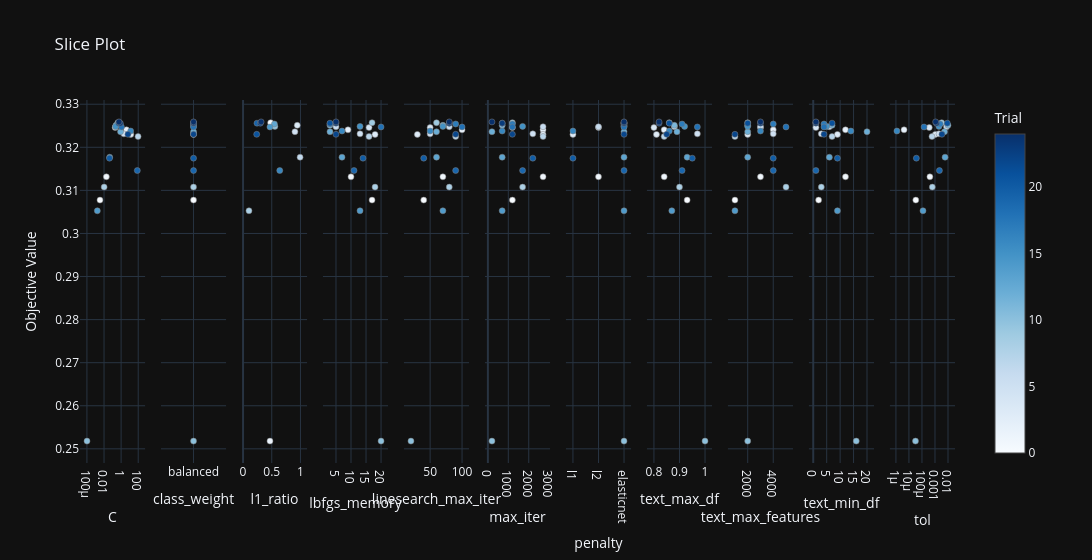

Notebook code for this chart:
### Code cell
fig = vis.plot_slice(text_study)

fig.show()

### Figure 1 — Plotly figure (JSON) as saved in the notebook; plotly's stock layout.template omitted (floating-point values rounded to 4 significant figures)
{"data": [{"marker": {"color": [0, 1, 2, 3, 4, 5, 6, 7, 8, 9, 10, 11, 12, 13, 14, 15, 16, 17, 18, 19, 20, 21, 22, 23, 24], "colorbar": {"title": {"text": "Trial"}, "x": 1.0, "xpad": 40}, "colorscale": [[0.0, "rgb(247,251,255)"], [0.125, "rgb(222,235,247)"], [0.25, "rgb(198,219,239)"], [0.375, "rgb(158,202,225)"], [0.5, "rgb(107,174,214)"], [0.625, "rgb(66,146,198)"], [0.75, "rgb(33,113,181)"], [0.875, "rgb(8,81,156)"], [1.0, "rgb(8,48,107)"]], "line": {"color": "Grey", "width": 0.5}, "showscale": true}, "mode": "markers", "name": "Feasible Trial", "showlegend": false, "x": [0.003357, 0.01871, 4.232, 13.54, 0.2007, 2.102, 0.2175, 96.39, 0.01031, 0.417, 0.0001021, 0.253, 0.8524, 0.04616, 0.001646, 0.2348, 13.09, 0.763, 1.085, 78.66, 0.04364, 0.5303, 6.282, 0.7975, 0.5608], "y": [0.3077, 0.3132, 0.3241, 0.323, 0.3246, 0.3231, 0.3248, 0.3225, 0.3108, 0.3257, 0.2518, 0.3251, 0.3236, 0.3177, 0.3053, 0.3249, 0.3238, 0.3254, 0.3247, 0.3146, 0.3175, 0.3256, 0.323, 0.3256, 0.3259], "type": "scatter", "xaxis": "x", "yaxis": "y"}, {"marker": {"color": [0, 1, 2, 3, 4, 5, 6, 7, 8, 9, 10, 11, 12, 13, 14, 15, 16, 17, 18, 19, 20, 21, 22, 23, 24], "colorbar": {"title": {"text": "Trial"}, "x": 1.0, "xpad": 40}, "colorscale": [[0.0, "rgb(247,251,255)"], [0.125, "rgb(222,235,247)"], [0.25, "rgb(198,219,239)"], [0.375, "rgb(158,202,225)"], [0.5, "rgb(107,174,214)"], [0.625, "rgb(66,146,198)"], [0.75, "rgb(33,113,181)"], [0.875, "rgb(8,81,156)"], [1.0, "rgb(8,48,107)"]], "line": {"color": "Grey", "width": 0.5}, "showscale": false}, "mode": "markers", "name": "Feasible Trial", "showlegend": false, "x": ["balanced", null, null, "balanced", null, "balanced", null, null, "balanced", "balanced", "balanced", null, "balanced", null, null, "balanced", null, "balanced", "balanced", "balanced", "balanced", "balanced", "balanced", "balanced", "balanced"], "y": [0.3077, 0.3132, 0.3241, 0.323, 0.3246, 0.3231, 0.3248, 0.3225, 0.3108, 0.3257, 0.2518, 0.3251, 0.3236, 0.3177, 0.3053, 0.3249, 0.3238, 0.3254, 0.3247, 0.3146, 0.3175, 0.3256, 0.323, 0.3256, 0.3259], "type": "scatter", "xaxis": "x2", "yaxis": "y2"}, {"marker": {"color": [9, 10, 11, 12, 13, 14, 15, 17, 18, 19, 21, 22, 23, 24], "colorbar": {"title": {"text": "Trial"}, "x": 1.0, "xpad": 40}, "colorscale": [[0.0, "rgb(247,251,255)"], [0.125, "rgb(222,235,247)"], [0.25, "rgb(198,219,239)"], [0.375, "rgb(158,202,225)"], [0.5, "rgb(107,174,214)"], [0.625, "rgb(66,146,198)"], [0.75, "rgb(33,113,181)"], [0.875, "rgb(8,81,156)"], [1.0, "rgb(8,48,107)"]], "line": {"color": "Grey", "width": 0.5}, "showscale": false}, "mode": "markers", "name": "Feasible Trial", "showlegend": false, "x": [0.4807, 0.469, 0.944, 0.9035, 0.993, 0.1035, 0.5544, 0.5463, 0.4685, 0.6392, 0.2429, 0.2378, 0.3003, 0.3147], "y": [0.3257, 0.2518, 0.3251, 0.3236, 0.3177, 0.3053, 0.3249, 0.3254, 0.3247, 0.3146, 0.3256, 0.323, 0.3256, 0.3259], "type": "scatter", "xaxis": "x3", "yaxis": "y3"}, {"marker": {"color": [0, 1, 2, 3, 4, 5, 6, 7, 8, 9, 10, 11, 12, 13, 14, 15, 16, 17, 18, 19, 20, 21, 22, 23, 24], "colorbar": {"title": {"text": "Trial"}, "x": 1.0, "xpad": 40}, "colorscale": [[0.0, "rgb(247,251,255)"], [0.125, "rgb(222,235,247)"], [0.25, "rgb(198,219,239)"], [0.375, "rgb(158,202,225)"], [0.5, "rgb(107,174,214)"], [0.625, "rgb(66,146,198)"], [0.75, "rgb(33,113,181)"], [0.875, "rgb(8,81,156)"], [1.0, "rgb(8,48,107)"]], "line": {"color": "Grey", "width": 0.5}, "showscale": false}, "mode": "markers", "name": "Feasible Trial", "showlegend": false, "x": [17, 10, 9, 18, 16, 13, 5, 16, 18, 17, 20, 3, 3, 7, 13, 13, 7, 3, 20, 11, 14, 3, 5, 5, 5], "y": [0.3077, 0.3132, 0.3241, 0.323, 0.3246, 0.3231, 0.3248, 0.3225, 0.3108, 0.3257, 0.2518, 0.3251, 0.3236, 0.3177, 0.3053, 0.3249, 0.3238, 0.3254, 0.3247, 0.3146, 0.3175, 0.3256, 0.323, 0.3256, 0.3259], "type": "scatter", "xaxis": "x4", "yaxis": "y4"}, {"marker": {"color": [0, 1, 2, 3, 4, 5, 6, 7, 8, 9, 10, 11, 12, 13, 14, 15, 16, 17, 18, 19, 20, 21, 22, 23, 24], "colorbar": {"title": {"text": "Trial"}, "x": 1.0, "xpad": 40}, "colorscale": [[0.0, "rgb(247,251,255)"], [0.125, "rgb(222,235,247)"], [0.25, "rgb(198,219,239)"], [0.375, "rgb(158,202,225)"], [0.5, "rgb(107,174,214)"], [0.625, "rgb(66,146,198)"], [0.75, "rgb(33,113,181)"], [0.875, "rgb(8,81,156)"], [1.0, "rgb(8,48,107)"]], "line": {"color": "Grey", "width": 0.5}, "showscale": false}, "mode": "markers", "name": "Feasible Trial", "showlegend": false, "x": [40, 70, 100, 30, 50, 50, 80, 90, 80, 60, 20, 70, 60, 60, 70, 70, 50, 90, 100, 90, 40, 80, 90, 80, 80], "y": [0.3077, 0.3132, 0.3241, 0.323, 0.3246, 0.3231, 0.3248, 0.3225, 0.3108, 0.3257, 0.2518, 0.3251, 0.3236, 0.3177, 0.3053, 0.3249, 0.3238, 0.3254, 0.3247, 0.3146, 0.3175, 0.3256, 0.323, 0.3256, 0.3259], "type": "scatter", "xaxis": "x5", "yaxis": "y5"}, {"marker": {"color": [0, 1, 2, 3, 4, 5, 6, 7, 8, 9, 10, 11, 12, 13, 14, 15, 16, 17, 18, 19, 20, 21, 22, 23, 24], "colorbar": {"title": {"text": "Trial"}, "x": 1.0, "xpad": 40}, "colorscale": [[0.0, "rgb(247,251,255)"], [0.125, "rgb(222,235,247)"], [0.25, "rgb(198,219,239)"], [0.375, "rgb(158,202,225)"], [0.5, "rgb(107,174,214)"], [0.625, "rgb(66,146,198)"], [0.75, "rgb(33,113,181)"], [0.875, "rgb(8,81,156)"], [1.0, "rgb(8,48,107)"]], "line": {"color": "Grey", "width": 0.5}, "showscale": false}, "mode": "markers", "name": "Feasible Trial", "showlegend": false, "x": [1200, 2700, 2700, 2700, 1200, 2200, 2700, 2700, 1700, 1200, 200, 700, 200, 700, 700, 1700, 700, 1200, 1200, 1700, 2200, 700, 1200, 700, 200], "y": [0.3077, 0.3132, 0.3241, 0.323, 0.3246, 0.3231, 0.3248, 0.3225, 0.3108, 0.3257, 0.2518, 0.3251, 0.3236, 0.3177, 0.3053, 0.3249, 0.3238, 0.3254, 0.3247, 0.3146, 0.3175, 0.3256, 0.323, 0.3256, 0.3259], "type": "scatter", "xaxis": "x6", "yaxis": "y6"}, {"marker": {"color": [0, 1, 2, 3, 4, 5, 6, 7, 8, 9, 10, 11, 12, 13, 14, 15, 16, 17, 18, 19, 20, 21, 22, 23, 24], "colorbar": {"title": {"text": "Trial"}, "x": 1.0, "xpad": 40}, "colorscale": [[0.0, "rgb(247,251,255)"], [0.125, "rgb(222,235,247)"], [0.25, "rgb(198,219,239)"], [0.375, "rgb(158,202,225)"], [0.5, "rgb(107,174,214)"], [0.625, "rgb(66,146,198)"], [0.75, "rgb(33,113,181)"], [0.875, "rgb(8,81,156)"], [1.0, "rgb(8,48,107)"]], "line": {"color": "Grey", "width": 0.5}, "showscale": false}, "mode": "markers", "name": "Feasible Trial", "showlegend": false, "x": [null, "l2", null, "l1", "l2", null, "l2", null, null, "elasticnet", "elasticnet", "elasticnet", "elasticnet", "elasticnet", "elasticnet", "elasticnet", "l1", "elasticnet", "elasticnet", "elasticnet", "l1", "elasticnet", "elasticnet", "elasticnet", "elasticnet"], "y": [0.3077, 0.3132, 0.3241, 0.323, 0.3246, 0.3231, 0.3248, 0.3225, 0.3108, 0.3257, 0.2518, 0.3251, 0.3236, 0.3177, 0.3053, 0.3249, 0.3238, 0.3254, 0.3247, 0.3146, 0.3175, 0.3256, 0.323, 0.3256, 0.3259], "type": "scatter", "xaxis": "x7", "yaxis": "y7"}, {"marker": {"color": [0, 1, 2, 3, 4, 5, 6, 7, 8, 9, 10, 11, 12, 13, 14, 15, 16, 17, 18, 19, 20, 21, 22, 23, 24], "colorbar": {"title": {"text": "Trial"}, "x": 1.0, "xpad": 40}, "colorscale": [[0.0, "rgb(247,251,255)"], [0.125, "rgb(222,235,247)"], [0.25, "rgb(198,219,239)"], [0.375, "rgb(158,202,225)"], [0.5, "rgb(107,174,214)"], [0.625, "rgb(66,146,198)"], [0.75, "rgb(33,113,181)"], [0.875, "rgb(8,81,156)"], [1.0, "rgb(8,48,107)"]], "line": {"color": "Grey", "width": 0.5}, "showscale": false}, "mode": "markers", "name": "Feasible Trial", "showlegend": false, "x": [0.93, 0.84, 0.84, 0.81, 0.8, 0.97, 0.88, 0.84, 0.9, 0.86, 1.0, 0.88, 0.89, 0.93, 0.87, 0.92, 0.86, 0.91, 0.97, 0.91, 0.95, 0.86, 0.85, 0.82, 0.82], "y": [0.3077, 0.3132, 0.3241, 0.323, 0.3246, 0.3231, 0.3248, 0.3225, 0.3108, 0.3257, 0.2518, 0.3251, 0.3236, 0.3177, 0.3053, 0.3249, 0.3238, 0.3254, 0.3247, 0.3146, 0.3175, 0.3256, 0.323, 0.3256, 0.3259], "type": "scatter", "xaxis": "x8", "yaxis": "y8"}, {"marker": {"color": [0, 1, 2, 3, 4, 5, 6, 7, 8, 9, 10, 11, 12, 13, 14, 15, 16, 17, 18, 19, 20, 21, 22, 23, 24], "colorbar": {"title": {"text": "Trial"}, "x": 1.0, "xpad": 40}, "colorscale": [[0.0, "rgb(247,251,255)"], [0.125, "rgb(222,235,247)"], [0.25, "rgb(198,219,239)"], [0.375, "rgb(158,202,225)"], [0.5, "rgb(107,174,214)"], [0.625, "rgb(66,146,198)"], [0.75, "rgb(33,113,181)"], [0.875, "rgb(8,81,156)"], [1.0, "rgb(8,48,107)"]], "line": {"color": "Grey", "width": 0.5}, "showscale": false}, "mode": "markers", "name": "Feasible Trial", "showlegend": false, "x": [1000, 3000, 4000, 2000, 3000, 4000, 3000, 1000, 5000, 2000, 2000, 2000, 2000, 2000, 1000, 2000, 3000, 4000, 5000, 4000, 4000, 2000, 1000, 3000, 3000], "y": [0.3077, 0.3132, 0.3241, 0.323, 0.3246, 0.3231, 0.3248, 0.3225, 0.3108, 0.3257, 0.2518, 0.3251, 0.3236, 0.3177, 0.3053, 0.3249, 0.3238, 0.3254, 0.3247, 0.3146, 0.3175, 0.3256, 0.323, 0.3256, 0.3259], "type": "scatter", "xaxis": "x9", "yaxis": "y9"}, {"marker": {"color": [0, 1, 2, 3, 4, 5, 6, 7, 8, 9, 10, 11, 12, 13, 14, 15, 16, 17, 18, 19, 20, 21, 22, 23, 24], "colorbar": {"title": {"text": "Trial"}, "x": 1.0, "xpad": 40}, "colorscale": [[0.0, "rgb(247,251,255)"], [0.125, "rgb(222,235,247)"], [0.25, "rgb(198,219,239)"], [0.375, "rgb(158,202,225)"], [0.5, "rgb(107,174,214)"], [0.625, "rgb(66,146,198)"], [0.75, "rgb(33,113,181)"], [0.875, "rgb(8,81,156)"], [1.0, "rgb(8,48,107)"]], "line": {"color": "Grey", "width": 0.5}, "showscale": false}, "mode": "markers", "name": "Feasible Trial", "showlegend": false, "x": [2, 12, 12, 9, 1, 3, 6, 7, 3, 1, 16, 7, 20, 6, 9, 5, 14, 4, 4, 1, 9, 7, 4, 1, 1], "y": [0.3077, 0.3132, 0.3241, 0.323, 0.3246, 0.3231, 0.3248, 0.3225, 0.3108, 0.3257, 0.2518, 0.3251, 0.3236, 0.3177, 0.3053, 0.3249, 0.3238, 0.3254, 0.3247, 0.3146, 0.3175, 0.3256, 0.323, 0.3256, 0.3259], "type": "scatter", "xaxis": "x10", "yaxis": "y10"}, {"marker": {"color": [0, 1, 2, 3, 4, 5, 6, 7, 8, 9, 10, 11, 12, 13, 14, 15, 16, 17, 18, 19, 20, 21, 22, 23, 24], "colorbar": {"title": {"text": "Trial"}, "x": 1.0, "xpad": 40}, "colorscale": [[0.0, "rgb(247,251,255)"], [0.125, "rgb(222,235,247)"], [0.25, "rgb(198,219,239)"], [0.375, "rgb(158,202,225)"], [0.5, "rgb(107,174,214)"], [0.625, "rgb(66,146,198)"], [0.75, "rgb(33,113,181)"], [0.875, "rgb(8,81,156)"], [1.0, "rgb(8,48,107)"]], "line": {"color": "Grey", "width": 0.5}, "showscale": false}, "mode": "markers", "name": "Feasible Trial", "showlegend": false, "x": [3.371e-05, 0.0004068, 4.201e-06, 0.001061, 0.000363, 0.002019, 0.007696, 0.0005893, 0.0006228, 0.00327, 3.181e-05, 0.009974, 0.005352, 0.005966, 0.0001198, 0.002006, 1.195e-06, 0.002504, 0.0001454, 0.002186, 3.706e-05, 0.008795, 0.003428, 0.001292, 0.001118], "y": [0.3077, 0.3132, 0.3241, 0.323, 0.3246, 0.3231, 0.3248, 0.3225, 0.3108, 0.3257, 0.2518, 0.3251, 0.3236, 0.3177, 0.3053, 0.3249, 0.3238, 0.3254, 0.3247, 0.3146, 0.3175, 0.3256, 0.323, 0.3256, 0.3259], "type": "scatter", "xaxis": "x11", "yaxis": "y11"}], "layout": {"xaxis": {"anchor": "y", "domain": [0.0, 0.07438], "title": {"text": "C"}, "type": "log"}, "yaxis": {"anchor": "x", "domain": [0.0, 1.0], "title": {"text": "Objective Value"}}, "xaxis2": {"anchor": "y2", "domain": [0.09256, 0.1669], "title": {"text": "class_weight"}, "type": "category", "categoryorder": "array", "categoryarray": [null, "balanced"]}, "yaxis2": {"anchor": "x2", "domain": [0.0, 1.0], "matches": "y", "showticklabels": false}, "xaxis3": {"anchor": "y3", "domain": [0.1851, 0.2595], "title": {"text": "l1_ratio"}}, "yaxis3": {"anchor": "x3", "domain": [0.0, 1.0], "matches": "y", "showticklabels": false}, "xaxis4": {"anchor": "y4", "domain": [0.2777, 0.3521], "title": {"text": "lbfgs_memory"}}, "yaxis4": {"anchor": "x4", "domain": [0.0, 1.0], "matches": "y", "showticklabels": false}, "xaxis5": {"anchor": "y5", "domain": [0.3702, 0.4446], "title": {"text": "linesearch_max_iter"}}, "yaxis5": {"anchor": "x5", "domain": [0.0, 1.0], "matches": "y", "showticklabels": false}, "xaxis6": {"anchor": "y6", "domain": [0.4628, 0.5372], "title": {"text": "max_iter"}}, "yaxis6": {"anchor": "x6", "domain": [0.0, 1.0], "matches": "y", "showticklabels": false}, "xaxis7": {"anchor": "y7", "domain": [0.5554, 0.6298], "title": {"text": "penalty"}, "type": "category", "categoryorder": "array", "categoryarray": ["l1", "l2", "elasticnet", null]}, "yaxis7": {"anchor": "x7", "domain": [0.0, 1.0], "matches": "y", "showticklabels": false}, "xaxis8": {"anchor": "y8", "domain": [0.6479, 0.7223], "title": {"text": "text_max_df"}}, "yaxis8": {"anchor": "x8", "domain": [0.0, 1.0], "matches": "y", "showticklabels": false}, "xaxis9": {"anchor": "y9", "domain": [0.7405, 0.8149], "title": {"text": "text_max_features"}}, "yaxis9": {"anchor": "x9", "domain": [0.0, 1.0], "matches": "y", "showticklabels": false}, "xaxis10": {"anchor": "y10", "domain": [0.8331, 0.9074], "title": {"text": "text_min_df"}}, "yaxis10": {"anchor": "x10", "domain": [0.0, 1.0], "matches": "y", "showticklabels": false}, "xaxis11": {"anchor": "y11", "domain": [0.9256, 1.0], "title": {"text": "tol"}, "type": "log"}, "yaxis11": {"anchor": "x11", "domain": [0.0, 1.0], "matches": "y", "showticklabels": false}, "title": {"text": "Slice Plot"}, "width": 3300}}
